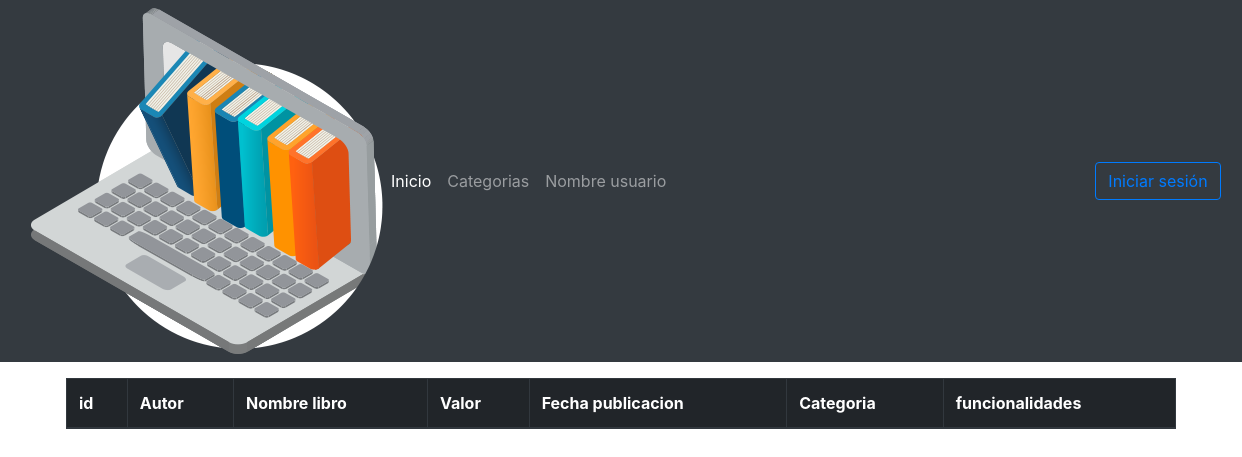
Page /libros/admin_listado_libros.php on the earlier database version.
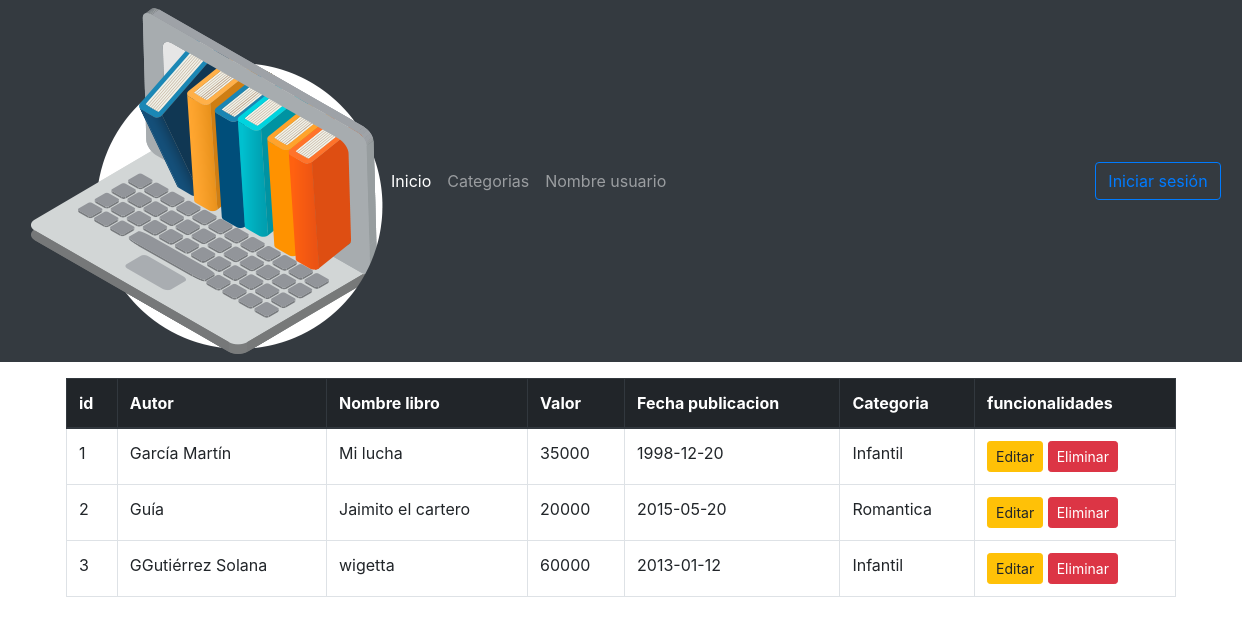
Same page on the later database version.
### tables this page shows
CREATE TABLE tb_libros(
	id_libro INT AUTO_INCREMENT PRIMARY KEY,
    id_autor INT,
    nom_libro TEXT,
    descripcion TEXT,
    valor FLOAT,
    fec_publicacion DATE,
    id_categoria INT,
    fec_cre DATETIME DEFAULT NOW(),
    id_usuario_cre INT
);

CREATE TABLE tb_autores(
	id_autor INT AUTO_INCREMENT PRIMARY KEY,
    nom_autor VARCHAR(50),
    apell_autor VARCHAR(50),
    fec_cre DATETIME DEFAULT NOW()
);

CREATE TABLE tb_categorias(
	id_categoria INT AUTO_INCREMENT PRIMARY KEY,
    nom_categoria VARCHAR(50),
    fec_cre DATETIME DEFAULT NOW()
);

### includes/class/Libro.php (called while the page is built, shortened)
<?php
include_once('class_bd.php');
class Libro
{
    public $conn;
    function __construct()
    {
        $db = new Database();
        $this->conn = $db->conectar();
    }
    function getLibros(){
        $sql = "SELECT L.*, A.nom_autor, C.nom_categoria FROM tb_libros L
        INNER JOIN tb_autores A on L.id_autor = A.id_autor
        INNER JOIN tb_categorias C on L.id_categoria = C.id_categoria";
        return mysqli_query($this->conn, $sql);
    }
}

### includes/class/class_bd.php (called while the page is built, shortened)
<?php
class Database
{
    private $host;
    private $user;
    private $pass;
    private $db;
    public function __construct() {
        $this->host = 'localhost';
        $this->db = 'Libreria_BIT';
        $this->user = 'root';
    }
    function conectar(){
        $this->conn = mysqli_connect($this->host, $this->user, $this->pass, $this->db);
        return $this->conn;
    }
}

### libros/admin_listado_libros.php (the view, shortened to what this page needs)
<?php
include('../includes/class/libro.php');
$libro = new Libro();
$listadoLibros = $libro->getLibros();
?>
<!DOCTYPE html>
<html lang="en">
<head>
    <link rel="stylesheet" href="https://stackpath.bootstrapcdn.com/bootstrap/4.1.3/css/bootstrap.min.css">
</head>
<body>
    <section>
        <?php
        include '../navbar.php';
        ?>
    </section>
    <div class="container">
        <div class="row">
            <div class="col-md-12">
            <table class="table table-bordered table-hover mt-3">
                    <thead class="thead-dark">
                    <tr>
                        <th scope="col">id</th>
                        <th scope="col">Autor</th>
                        <th scope="col">Nombre libro</th>
                        <th scope="col">Valor</th>
                        <th scope="col">Fecha publicacion</th>
                        <th scope="col">Categoria</th>
                        <th scope="col" colspan="2">funcionalidades</th>
                    </tr>
                    </thead>
                    <tbody>
                        <?php
                            while($libro = mysqli_fetch_object($listadoLibros)){
                                echo "
                                <tr>
                                    <td>$libro->id_libro</td>
                                    <td>".utf8_decode($libro->nom_autor)."</td>
                                    <td>$libro->nom_libro</td>
                                    <td>$libro->valor</td>
                                    <td>$libro->fec_publicacion</td>
                                    <td>$libro->nom_categoria</td>
                                    <td>
                                        <a class='btn btn-warning btn-sm m-auto' href='formulario_edit_libro.php?id=$libro->id_libro'>Editar</a>
                                        <a class='btn btn-danger btn-sm m-auto' href='eliminar_libro.php?id=$libro->id_libro'>Eliminar</a>
                                    </td>
                                </tr>
                                ";
                            }
                        ?>
                    </tbody>
                </table>
            </div>
        </div>
    </div>
</body>
</html>

### navbar.php
<nav class="navbar navbar-expand-lg navbar-dark bg-dark">
    <div class="collapse navbar-collapse col-md-10 " id="navbarNav">
        <img class="img-fluid img-icon" src="img/icon.png" alt="">
        <ul class="navbar-nav">
            <li class="nav-item active">
                <a class="nav-link" href="#">Inicio</a>
            </li>
            <li class="nav-item">
                <a class="nav-link" href="#">Categorias</a>
            </li>
            <li class="nav-item">
                <a class="nav-link hidden" href="#" tabindex="-1" aria-disabled="true">Nombre usuario</a>
            </li>
        </ul>
    </div>
    <div class="collapse navbar-collapse col-md-2 ml-5" id="navbarNav">
        <ul class="navbar-nav">
            <li class="nav-item active" >
                <a class="btn btn-outline-primary m-2" href="session.php">Iniciar sesión</a>
            </li>
        </ul>
    </div>
</nav>

Differences in the rows shown:
added tb_libros: id_libro "1", id_autor.nom_autor "García Martín", nom_libro "Mi lucha", valor "35000", fec_publicacion "1998-12-20", id_categoria.nom_categoria "Infantil"
added tb_libros: id_libro "2", id_autor.nom_autor "Guía", nom_libro "Jaimito el cartero", valor "20000", fec_publicacion "2015-05-20", id_categoria.nom_categoria "Romantica"
added tb_libros: id_libro "3", id_autor.nom_autor "GGutiérrez Solana", nom_libro "wigetta", valor "60000", fec_publicacion "2013-01-12", id_categoria.nom_categoria "Infantil"
